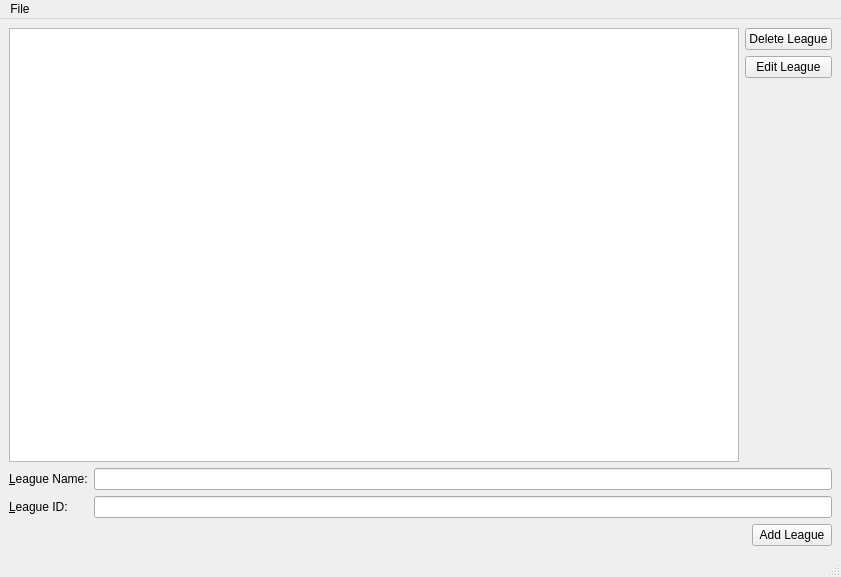
<?xml version="1.0" encoding="UTF-8"?>
<ui version="4.0">
 <class>MainWindow</class>
 <widget class="QMainWindow" name="MainWindow">
  <property name="geometry">
   <rect>
    <x>0</x>
    <y>0</y>
    <width>841</width>
    <height>577</height>
   </rect>
  </property>
  <property name="windowTitle">
   <string>MainWindow</string>
  </property>
  <widget class="QWidget" name="centralwidget">
   <layout class="QHBoxLayout" name="horizontalLayout_5">
    <item>
     <layout class="QGridLayout" name="gridLayout">
      <item row="3" column="0">
       <layout class="QHBoxLayout" name="horizontalLayout_2">
        <item>
         <spacer name="horizontalSpacer">
          <property name="orientation">
           <enum>Qt::Horizontal</enum>
          </property>
          <property name="sizeHint" stdset="0">
           <size>
            <width>458</width>
            <height>20</height>
           </size>
          </property>
         </spacer>
        </item>
        <item>
         <widget class="QPushButton" name="add_league">
          <property name="focusPolicy">
           <enum>Qt::StrongFocus</enum>
          </property>
          <property name="text">
           <string>Add League</string>
          </property>
         </widget>
        </item>
       </layout>
      </item>
      <item row="0" column="0">
       <layout class="QHBoxLayout" name="horizontalLayout_3">
        <item>
         <widget class="QListWidget" name="league_list"/>
        </item>
        <item>
         <layout class="QVBoxLayout" name="verticalLayout">
          <item>
           <widget class="QPushButton" name="delete_league">
            <property name="focusPolicy">
             <enum>Qt::StrongFocus</enum>
            </property>
            <property name="text">
             <string>Delete League</string>
            </property>
           </widget>
          </item>
          <item>
           <widget class="QPushButton" name="edit_league">
            <property name="focusPolicy">
             <enum>Qt::StrongFocus</enum>
            </property>
            <property name="text">
             <string>Edit League</string>
            </property>
           </widget>
          </item>
          <item>
           <spacer name="verticalSpacer">
            <property name="orientation">
             <enum>Qt::Vertical</enum>
            </property>
            <property name="sizeHint" stdset="0">
             <size>
              <width>20</width>
              <height>40</height>
             </size>
            </property>
           </spacer>
          </item>
         </layout>
        </item>
       </layout>
      </item>
      <item row="1" column="0">
       <layout class="QHBoxLayout" name="horizontalLayout">
        <item>
         <widget class="QLabel" name="label">
          <property name="text">
           <string>&amp;League Name:</string>
          </property>
          <property name="buddy">
           <cstring>league_name_add</cstring>
          </property>
         </widget>
        </item>
        <item>
         <widget class="QLineEdit" name="league_name_add">
          <property name="focusPolicy">
           <enum>Qt::StrongFocus</enum>
          </property>
         </widget>
        </item>
       </layout>
      </item>
      <item row="2" column="0">
       <layout class="QHBoxLayout" name="horizontalLayout_4">
        <item>
         <widget class="QLabel" name="label_2">
          <property name="text">
           <string>&amp;League ID:      </string>
          </property>
          <property name="buddy">
           <cstring>league_oid_add</cstring>
          </property>
         </widget>
        </item>
        <item>
         <widget class="QLineEdit" name="league_oid_add">
          <property name="focusPolicy">
           <enum>Qt::StrongFocus</enum>
          </property>
         </widget>
        </item>
       </layout>
      </item>
     </layout>
    </item>
   </layout>
  </widget>
  <widget class="QMenuBar" name="menubar">
   <property name="geometry">
    <rect>
     <x>0</x>
     <y>0</y>
     <width>841</width>
     <height>21</height>
    </rect>
   </property>
   <property name="nativeMenuBar">
    <bool>false</bool>
   </property>
   <widget class="QMenu" name="menuLoad">
    <property name="title">
     <string>File</string>
    </property>
    <addaction name="action_open"/>
    <addaction name="action_save"/>
   </widget>
   <addaction name="menuLoad"/>
  </widget>
  <widget class="QStatusBar" name="statusbar"/>
  <action name="action_open">
   <property name="text">
    <string>Load</string>
   </property>
  </action>
  <action name="action_save">
   <property name="text">
    <string>Save</string>
   </property>
  </action>
 </widget>
 <tabstops>
  <tabstop>delete_league</tabstop>
  <tabstop>edit_league</tabstop>
  <tabstop>league_name_add</tabstop>
  <tabstop>league_oid_add</tabstop>
  <tabstop>add_league</tabstop>
 </tabstops>
 <resources/>
 <connections/>
</ui>
